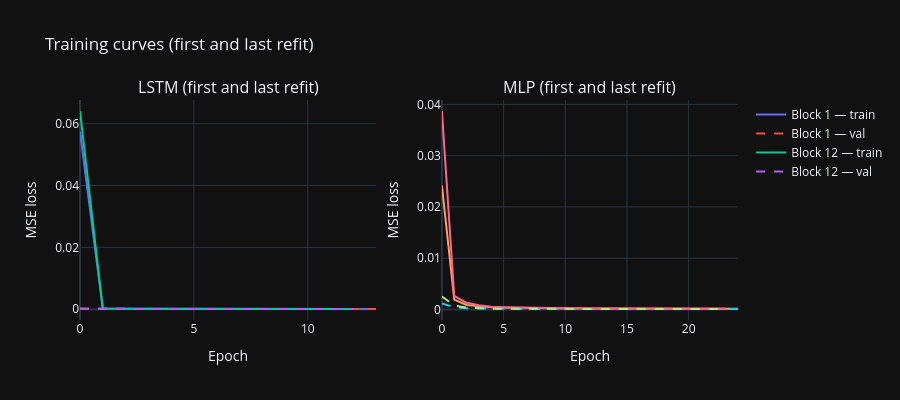

Here is the notebook cell this chart was saved with:
### Markdown cell above
## 13. Diagnostics

All diagnostics below use the primary seed. Section 10 established that another
seed would move these figures, in some cases substantially.

### Training curves

### Code cell
fig = make_subplots(rows=1, cols=2,
                    subplot_titles=('LSTM (first and last refit)',
                                    'MLP (first and last refit)'))

for col, (histories, label) in enumerate([
    (training_histories_lstm, 'LSTM'),
    (training_histories_mlp, 'MLP'),
], start=1):
    for idx, block_label in [(0, 'Block 1'), (-1, f'Block {n_blocks}')]:
        h = histories[idx]
        fig.add_trace(go.Scatter(
            y=h['loss'], name=f'{block_label} — train', mode='lines',
            line=dict(dash='solid'), legendgroup=label,
            showlegend=(col == 1),
        ), row=1, col=col)
        fig.add_trace(go.Scatter(
            y=h['val_loss'], name=f'{block_label} — val', mode='lines',
            line=dict(dash='dash'), legendgroup=label,
            showlegend=(col == 1),
        ), row=1, col=col)

fig.update_layout(template='plotly_dark',
                  title='Training curves (first and last refit)', height=400)
fig.update_xaxes(title_text='Epoch')
fig.update_yaxes(title_text='MSE loss')
fig.show()

first_stopped = epochs_used_lstm[0]
last_stopped = epochs_used_lstm[-1]
# Epoch with the lowest validation loss in each refit, read from its history.
first_best = int(np.argmin(training_histories_lstm[0]['val_loss'])) + 1
last_best = int(np.argmin(training_histories_lstm[-1]['val_loss'])) + 1
ceiling_text = (
    f" At least one of them reached the {EPOCHS}-epoch ceiling, so training "
    "may have stopped before validation loss stopped improving."
    if max(first_stopped, last_stopped) >= EPOCHS else
    f" Neither reached the {EPOCHS}-epoch ceiling."
)
last_train_size = test_start + (n_blocks - 1) * REFIT_EVERY
# Same hold-out rule as run_walk_forward: the final 10% (at least LOOKBACK)
# is reserved for early-stopping validation and not fitted on.
last_val_size = max(int(0.1 * last_train_size), LOOKBACK)
last_fit_size = last_train_size - last_val_size
samples_per_param = last_fit_size / lstm_params

display(Markdown(f"""
In the first and last refits the LSTM trained for {first_stopped} and
{last_stopped} epochs, and validation loss was lowest at epoch {first_best}
and epoch {last_best} respectively.{ceiling_text}

The last refit had {last_train_size:,} sequences available: {last_fit_size:,}
were fitted on and {last_val_size:,} were held out for early stopping, against
{lstm_params:,} trainable parameters, a ratio of {samples_per_param:.1f}
fitted sequences per parameter.
"""))

### Figure 1 — Plotly figure (JSON) as saved in the notebook; plotly's stock layout.template omitted (floating-point values rounded to 4 significant figures)
{"data": [{"legendgroup": "LSTM", "line": {"dash": "solid"}, "mode": "lines", "name": "Block 1 — train", "showlegend": true, "type": "scatter", "xaxis": "x", "y": [0.0574, 0.0002135, 0.0001231, 0.0001039, 9.782e-05, 9.181e-05, 9.496e-05, 9.148e-05, 9.189e-05, 9.538e-05, 9.157e-05, 8.815e-05, 9.815e-05, 8.9e-05], "yaxis": "y"}, {"legendgroup": "LSTM", "line": {"dash": "dash"}, "mode": "lines", "name": "Block 1 — val", "showlegend": true, "type": "scatter", "xaxis": "x", "y": [0.0001628, 6.491e-05, 5.303e-05, 5.123e-05, 5.137e-05, 5.185e-05, 5.241e-05, 5.275e-05, 5.287e-05, 5.299e-05, 5.29e-05, 5.284e-05, 5.258e-05, 5.202e-05], "yaxis": "y"}, {"legendgroup": "LSTM", "line": {"dash": "solid"}, "mode": "lines", "name": "Block 12 — train", "showlegend": true, "type": "scatter", "xaxis": "x", "y": [0.06409, 0.0002395, 0.0001302, 0.0001072, 9.802e-05, 9.667e-05, 9.508e-05, 9.578e-05, 9.211e-05, 9.415e-05, 9.381e-05, 8.978e-05, 9.06e-05], "yaxis": "y"}, {"legendgroup": "LSTM", "line": {"dash": "dash"}, "mode": "lines", "name": "Block 12 — val", "showlegend": true, "type": "scatter", "xaxis": "x", "y": [0.0001846, 6.218e-05, 5.283e-05, 5.285e-05, 5.366e-05, 5.445e-05, 5.501e-05, 5.579e-05, 5.584e-05, 5.609e-05, 5.599e-05, 5.586e-05, 5.526e-05], "yaxis": "y"}, {"legendgroup": "MLP", "line": {"dash": "solid"}, "mode": "lines", "name": "Block 1 — train", "showlegend": false, "type": "scatter", "xaxis": "x2", "y": [0.02416, 0.001927, 0.0008815, 0.0006561, 0.0004307, 0.0003662, 0.0003064, 0.0002732, 0.0002465, 0.000205, 0.0001924, 0.0001899, 0.0001781, 0.0001873, 0.0001892, 0.0001738, 0.0001692, 0.0001594, 0.0001626, 0.0001615, 0.0001661, 0.0001548, 0.0001542, 0.0001596, 0.0001531], "yaxis": "y2"}, {"legendgroup": "MLP", "line": {"dash": "dash"}, "mode": "lines", "name": "Block 1 — val", "showlegend": false, "type": "scatter", "xaxis": "x2", "y": [0.001163, 0.0004219, 0.0002351, 0.0001518, 0.0001321, 0.0001202, 0.0001048, 9.793e-05, 9.364e-05, 9.028e-05, 8.912e-05, 8.698e-05, 8.611e-05, 8.596e-05, 8.446e-05, 8.486e-05, 8.46e-05, 8.448e-05, 8.468e-05, 8.453e-05, 8.476e-05, 8.502e-05, 8.517e-05, 8.562e-05, 8.563e-05], "yaxis": "y2"}, {"legendgroup": "MLP", "line": {"dash": "solid"}, "mode": "lines", "name": "Block 12 — train", "showlegend": false, "type": "scatter", "xaxis": "x2", "y": [0.03872, 0.002658, 0.00129, 0.000805, 0.0005203, 0.0003647, 0.00037, 0.0003166, 0.0002694, 0.0002465, 0.0002058, 0.0002083, 0.00019, 0.0001759, 0.0001866, 0.0001941, 0.0001919, 0.0001716, 0.000179, 0.0001559, 0.0001545, 0.0001642, 0.000157, 0.0001574], "yaxis": "y2"}, {"legendgroup": "MLP", "line": {"dash": "dash"}, "mode": "lines", "name": "Block 12 — val", "showlegend": false, "type": "scatter", "xaxis": "x2", "y": [0.002521, 0.0007677, 0.0003516, 0.0002179, 0.0001562, 0.0001275, 0.0001125, 0.0001033, 9.257e-05, 9.019e-05, 8.71e-05, 8.655e-05, 8.501e-05, 8.428e-05, 8.443e-05, 8.483e-05, 8.631e-05, 8.596e-05, 8.587e-05, 8.598e-05, 8.613e-05, 8.624e-05, 8.686e-05, 8.739e-05], "yaxis": "y2"}], "layout": {"annotations": [{"font": {"size": 16}, "showarrow": false, "text": "LSTM (first and last refit)", "x": 0.225, "xanchor": "center", "xref": "paper", "y": 1, "yanchor": "bottom", "yref": "paper"}, {"font": {"size": 16}, "showarrow": false, "text": "MLP (first and last refit)", "x": 0.775, "xanchor": "center", "xref": "paper", "y": 1, "yanchor": "bottom", "yref": "paper"}], "height": 400, "title": {"text": "Training curves (first and last refit)"}, "xaxis": {"anchor": "y", "domain": [0, 0.45], "title": {"text": "Epoch"}}, "xaxis2": {"anchor": "y2", "domain": [0.55, 1], "title": {"text": "Epoch"}}, "yaxis": {"anchor": "x", "domain": [0, 1], "title": {"text": "MSE loss"}}, "yaxis2": {"anchor": "x2", "domain": [0, 1], "title": {"text": "MSE loss"}}}}
